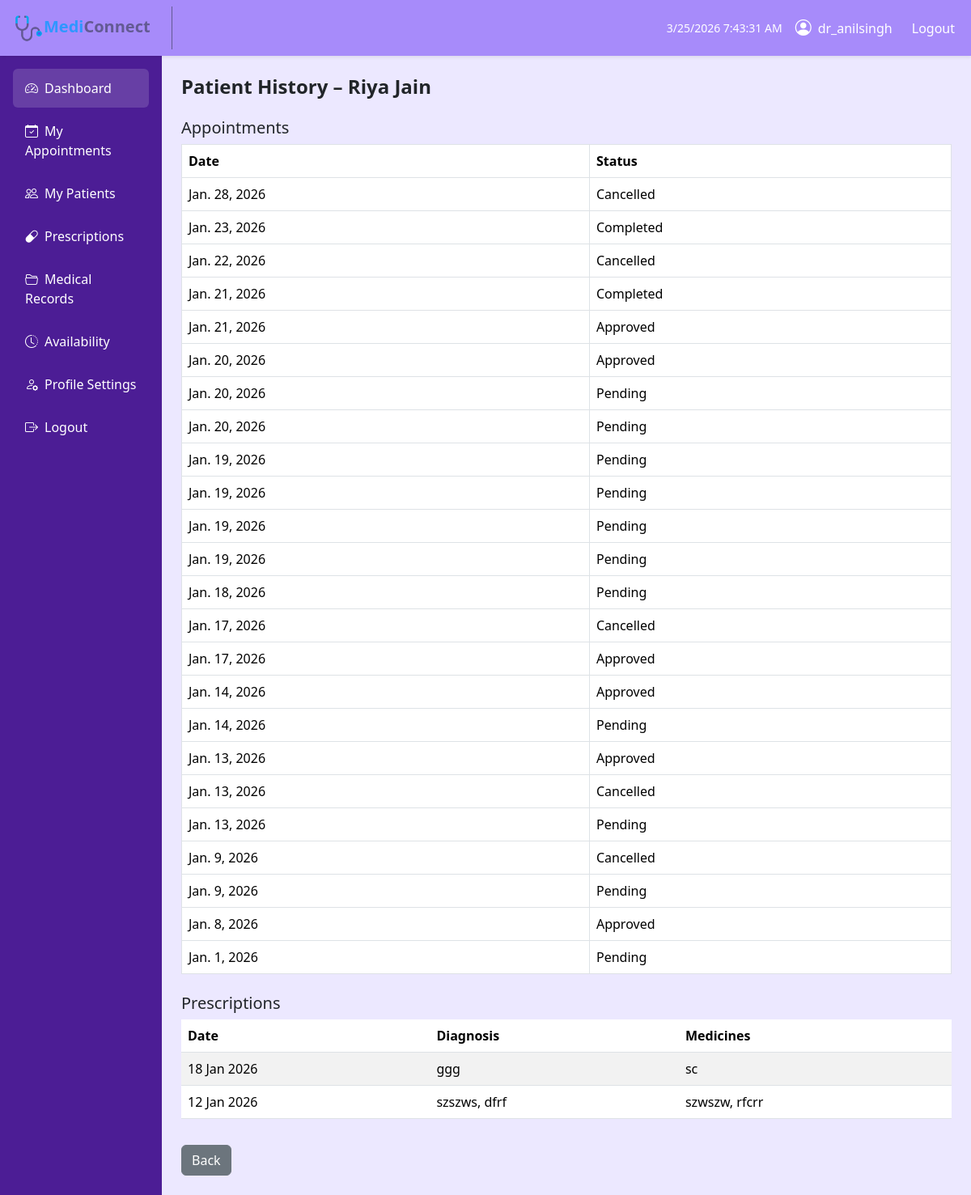
The page /doctor/patient-history/7/ (signed in) on the database its author committed.
### MediConnectApp/models.py (models this page shows, shortened)
class PatientProfile(models.Model):
    GENDER_CHOICES = [
        ('male', 'Male'),
        ('female', 'Female'),
        ('other', 'Other'),
    ]
    user = models.OneToOneField(User, on_delete=models.CASCADE)
    patient_id = models.CharField(max_length=10, unique=True, blank=True)
    phone = models.CharField(max_length=15)
    age = models.PositiveIntegerField(blank=True, null=True)
    gender = models.CharField(max_length=10, choices=GENDER_CHOICES, blank=True)
    address = models.TextField(blank=True)
    created_at = models.DateTimeField(auto_now_add=True)

class Appointment(models.Model):
    STATUS_CHOICES = (
        ("pending", "Pending"),
        ("approved", "Approved"),
        ("completed", "Completed"),
        ("cancelled", "Cancelled"),
    )
    appointment_id = models.CharField(max_length=10, unique=True, blank=True)
    patient = models.ForeignKey(PatientProfile, on_delete=models.CASCADE)
    doctor = models.ForeignKey(DoctorProfile, on_delete=models.CASCADE)
    appointment_date = models.DateField()
    appointment_time = models.TimeField()
    status = models.CharField(max_length=20, choices=STATUS_CHOICES, default="pending")
    created_at = models.DateTimeField(auto_now_add=True)

class Prescription(models.Model):
    appointment = models.OneToOneField(Appointment, on_delete=models.CASCADE)
    doctor = models.ForeignKey(DoctorProfile, on_delete=models.CASCADE)
    patient = models.ForeignKey(PatientProfile, on_delete=models.CASCADE)
    diagnosis = models.TextField(blank=True, null=True)
    medicines = models.TextField()
    notes = models.TextField(blank=True)
    created_at = models.DateTimeField(auto_now_add=True)

### MediConnectApp/views.py (the view)
# urls.py: path("doctor/patient-history/<int:patient_id>/", views.doctor_view_patient_history, name="doctor_view_patient_history"),
@login_required(login_url="login")
def doctor_view_patient_history(request, patient_id):
    if not hasattr(request.user, "doctorprofile"):
        return redirect("login")
    doctor = request.user.doctorprofile
    patient = get_object_or_404(
        PatientProfile,
        id=patient_id
    )
    appointments = Appointment.objects.filter(
        doctor=doctor,
        patient=patient
    ).order_by("-appointment_date")
    prescriptions = Prescription.objects.filter(
        doctor=doctor,
        patient=patient
    ).order_by("-created_at")
    context = {
        "patient": patient,
        "appointments": appointments,
        "prescriptions": prescriptions
    }
    return render(
        request,
        "users/doctor/d_patient_history.html",
        context
    )

### templates/users/doctor/d_patient_history.html (shortened to what this page needs)
{% extends "users/doctor/d_base.html" %}
{% block content %}
<h4 class="fw-bold mb-3">
    Patient History – {{ patient.user.first_name }} {{ patient.user.last_name }}
</h4>
<h5 class="mt-4">Appointments</h5>
{% if appointments %}
<table class="table table-bordered">
    <thead>
        <tr>
            <th>Date</th>
            <th>Status</th>
        </tr>
    </thead>
    <tbody>
        {% for ap in appointments %}
        <tr>
            <td>{{ ap.appointment_date }}</td>
            <td>{{ ap.status|title }}</td>
        </tr>
        {% endfor %}
    </tbody>
</table>
{% else %}
<p class="text-muted">No appointments found.</p>
{% endif %}
<h5 class="mt-4">Prescriptions</h5>
{% if prescriptions %}
<table class="table table-striped">
    <thead>
        <tr>
            <th>Date</th>
            <th>Diagnosis</th>
            <th>Medicines</th>
        </tr>
    </thead>
    <tbody>
        {% for pr in prescriptions %}
        <tr>
            <td>{{ pr.created_at|date:"d M Y" }}</td>
            <td>{{ pr.diagnosis }}</td>
            <td>{{ pr.medicines }}</td>
        </tr>
        {% endfor %}
    </tbody>
</table>
{% else %}
<p class="text-muted">No prescriptions available.</p>
{% endif %}
<a href="javascript:history.back()" class="btn btn-secondary mt-3">
    Back
</a>
{% endblock %}

### templates/users/doctor/d_base.html (shortened to what this page needs)
{% load tz %}
<!DOCTYPE html>
{% load static %}
<html lang="en">
<head>
    <link href="https://cdn.jsdelivr.net/npm/bootstrap@5.3.2/dist/css/bootstrap.min.css" rel="stylesheet">
    <link href="https://cdn.jsdelivr.net/npm/bootstrap-icons@1.11.1/font/bootstrap-icons.css" rel="stylesheet">
</head>
<body>
<nav class="sticky-md-top navbar navbar-expand-lg navbar-dark shadow-sm" style="background-color: #A78BFA !important;">
    <div class="container-fluid">
        <a class="navbar-brand fw-bold" href="{% url 'doctor_dashboard' %}" style="color: #635a93; text-decoration: none; border-right-style: solid; border-right-color: #635a93; border-right-width: 1px; padding: 8px 26px 8px 5px;">
            <img src="{% static 'media\logos\mediconnect-logo.png' %}" width="37" height="37" alt="Logo"><b><span style="color: #2f97ff;">Medi</span>Connect</b>
        </a>
        <div class="d-flex align-items-center text-white">
            <span class="me-3 small" id="clock"></span>
            <i class="bi bi-person-circle fs-5 me-2"></i>
            <span class="me-3">{{ user.username }}</span>
            <ul class="navbar-nav ms-auto">
                {% if user.is_authenticated %}
                <li class="nav-item">
                    <a class="nav-link text-white" href="{% url 'logout' %}">
                        Logout
                    </a>
                </li>
                {% else %}
                <li class="nav-item">
                    <a class="nav-link text-white" href="{% url 'login' %}">
                        Login
                    </a>
                </li>
                {% endif %}
            </ul>
        </div>
    </div>
</nav>
<div class="container-fluid">
    <div class="row">
        <div class="col-md-3 col-lg-2 sidebar p-3">
            <a href="{% url 'doctor_dashboard' %}" class="active"><i class="bi bi-speedometer2 me-2"></i>Dashboard</a>
            <a href="{% url 'doctor_appointments' %}"><i class="bi bi-calendar-check me-2"></i>My Appointments</a>
            <a href="{% url 'doctor_patients' %}"><i class="bi bi-people me-2"></i>My Patients</a>
            <a href="{% url 'doctor_prescriptions' %}"><i class="bi bi-capsule me-2"></i>Prescriptions</a>
            <a href="{% url 'doctor_medical_records' %}"><i class="bi bi-folder2-open me-2"></i>Medical Records</a>
            <a href="{% url 'doctor_availability' %}"><i class="bi bi-clock-history me-2"></i>Availability</a>
            <a href="{% url 'doctor_profile_settings' %}"><i class="bi bi-person-gear me-2"></i>Profile Settings</a>
            <a href="{% url 'logout' %}"><i class="bi bi-box-arrow-right me-2"></i>Logout</a>
        </div>
        <div class="col-md-9 col-lg-10 p-4">
            {% block content %}{% endblock %}
        </div>
    </div>
</div>
</body>
</html>

### templates/users/doctor/d_base.html (style rules this page uses)
body { background-color: #ece8ff; }
.sidebar { min-height: 100vh; background: #4C1D95; }
.sidebar a { color: #fff; text-decoration: none; padding: 12px 15px; display: block; border-radius: 6px; margin-bottom: 5px; }
.sidebar a:hover, .sidebar a.active { background: rgba(255, 255, 255, 0.15); }
.navbar-brand { font-weight: 600; }

### rows shown on the page
PatientProfile: user.first_name "Riya", user.last_name "Jain"
Appointment: appointment_date "Jan. 28, 2026", status "Cancelled"
Appointment: appointment_date "Jan. 23, 2026", status "Completed"
Appointment: appointment_date "Jan. 22, 2026", status "Cancelled"
Appointment: appointment_date "Jan. 21, 2026", status "Completed"
Appointment: appointment_date "Jan. 21, 2026", status "Approved"
Appointment: appointment_date "Jan. 20, 2026", status "Approved"
Appointment: appointment_date "Jan. 20, 2026", status "Pending"
Appointment: appointment_date "Jan. 20, 2026", status "Pending"
Appointment: appointment_date "Jan. 19, 2026", status "Pending"
Appointment: appointment_date "Jan. 19, 2026", status "Pending"
Appointment: appointment_date "Jan. 19, 2026", status "Pending"
Appointment: appointment_date "Jan. 19, 2026", status "Pending"
Appointment: appointment_date "Jan. 18, 2026", status "Pending"
Appointment: appointment_date "Jan. 17, 2026", status "Cancelled"
Appointment: appointment_date "Jan. 17, 2026", status "Approved"
Appointment: appointment_date "Jan. 14, 2026", status "Approved"
Appointment: appointment_date "Jan. 14, 2026", status "Pending"
Appointment: appointment_date "Jan. 13, 2026", status "Approved"
Appointment: appointment_date "Jan. 13, 2026", status "Cancelled"
Appointment: appointment_date "Jan. 13, 2026", status "Pending"
Appointment: appointment_date "Jan. 9, 2026", status "Cancelled"
Appointment: appointment_date "Jan. 9, 2026", status "Pending"
Appointment: appointment_date "Jan. 8, 2026", status "Approved"
Appointment: appointment_date "Jan. 1, 2026", status "Pending"
Prescription: created_at "18 Jan 2026", diagnosis "ggg", medicines "sc"
Prescription: created_at "12 Jan 2026", diagnosis "szszws, dfrf", medicines "szwszw, rfcrr"

### other values the page prints
{{ user.username }} "dr_anilsingh"
